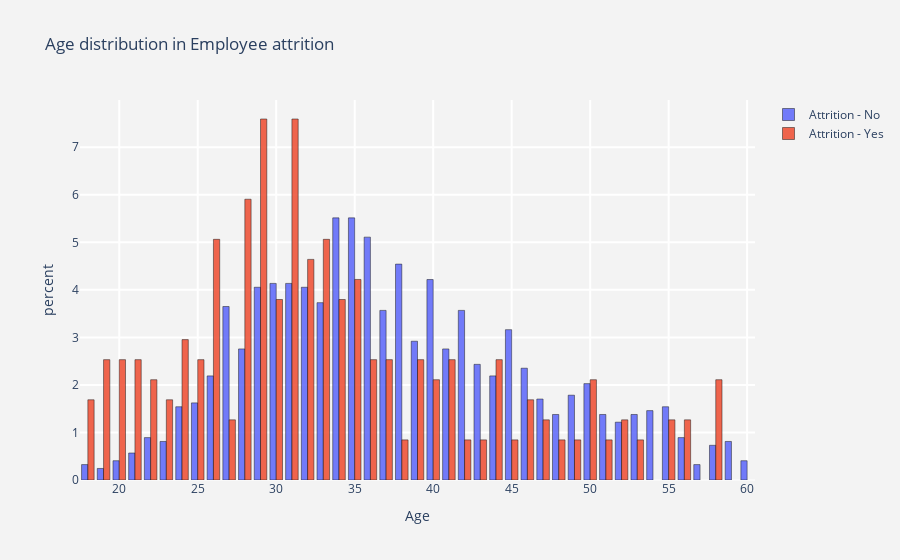
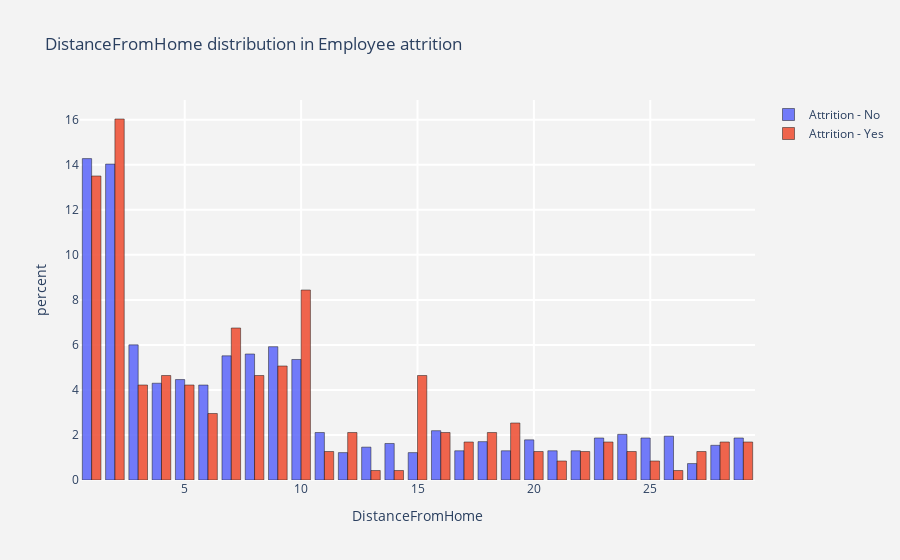
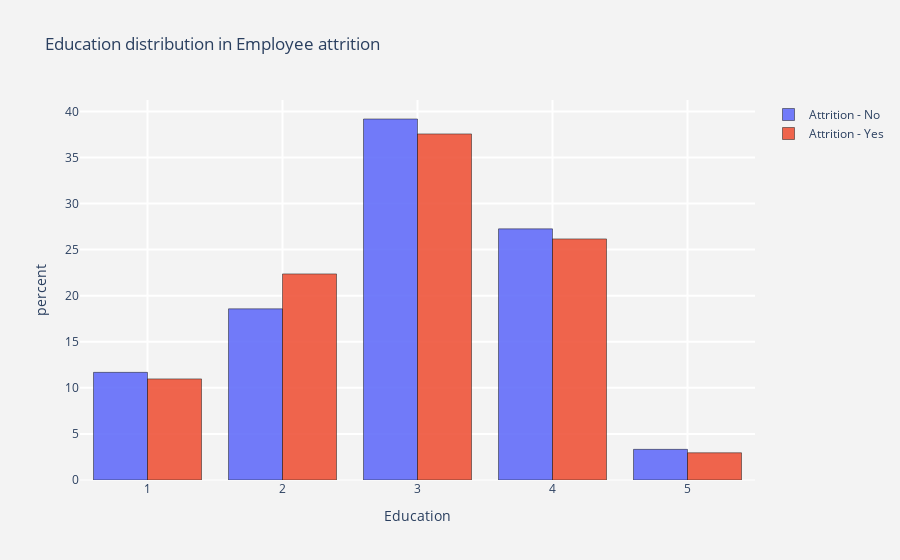
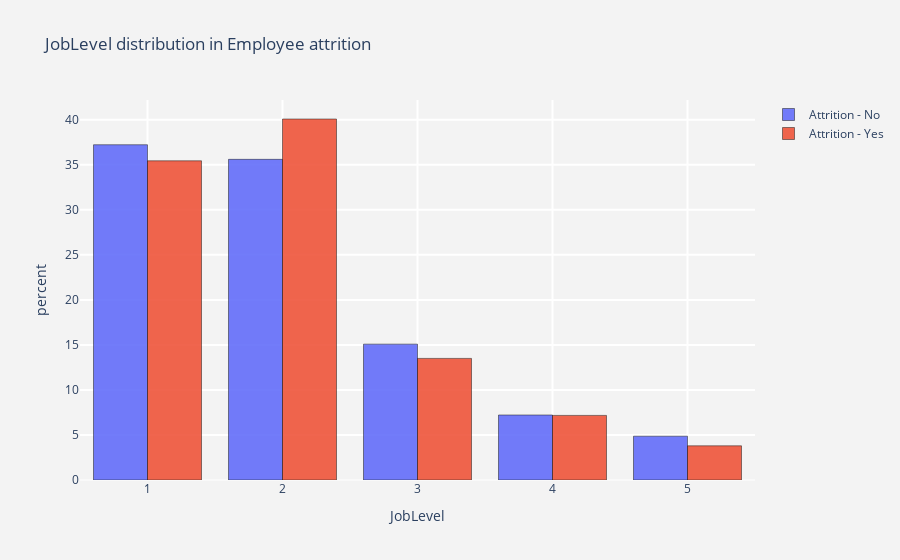

Notebook cell for these charts, in order:
### Markdown cell above
### Visualize Numerical variables

### Code cell
attrition_yes=df[df['Attrition'] == 'Yes']
attrition_no=df[df['Attrition'] != 'Yes']

def histogram(column) : 
    
    trace1 = go.Histogram(x  = attrition_yes[column],
                          histnorm= "percent",
                          name = "Attrition - Yes",
                          marker = dict(line = dict(width = .5,
                                                    color = "black"
                                                    )
                                        ),
                         opacity = .9 
                         ) 
    
    trace2 = go.Histogram(x  = attrition_no[column],
                          histnorm = "percent",
                          name = "Attrition - No",
                          marker = dict(line = dict(width = .5,
                                              color = "black"
                                             )
                                 ),
                          opacity = .9
                         )
    
    data = [trace2, trace1]
    layout = go.Layout(dict(title =column + " distribution in Employee attrition ",
                            plot_bgcolor  = "rgb(243,243,243)",
                            paper_bgcolor = "rgb(243,243,243)",
                            xaxis = dict(gridcolor = 'rgb(255, 255, 255)',
                                             title = column,
                                             zerolinewidth=1,
                                             ticklen=5,
                                             gridwidth=2
                                            ),
                            yaxis = dict(gridcolor = 'rgb(255, 255, 255)',
                                             title = "percent",
                                             zerolinewidth=1,
                                             ticklen=5,
                                             gridwidth=2
                                            ),
                           )
                      )
    fig  = go.Figure(data=data,layout=layout)
    
    py.iplot(fig)


num_cols = ['Age','TotalWorkingYears', 'MonthlyIncome']

### for all Numerical columns plot histogram    
for i in df_num_cols :
    histogram(i)

### Figure 1 — Plotly figure (JSON) as saved in the notebook; plotly's stock layout.template omitted (floating-point values rounded to 4 significant figures; data arrays with more than 128 entries replaced by an {"elided": "..."} marker saying what was removed)
{"data": [{"histnorm": "percent", "marker": {"line": {"color": "black", "width": 0.5}}, "name": "Attrition - No", "opacity": 0.9, "type": "histogram", "x": {"elided": "3699 int values"}}, {"histnorm": "percent", "marker": {"line": {"color": "black", "width": 0.5}}, "name": "Attrition - Yes", "opacity": 0.9, "type": "histogram", "x": {"elided": "711 int values"}}], "layout": {"paper_bgcolor": "rgb(243,243,243)", "plot_bgcolor": "rgb(243,243,243)", "title": {"text": "Age distribution in Employee attrition "}, "xaxis": {"gridcolor": "rgb(255, 255, 255)", "gridwidth": 2, "ticklen": 5, "title": {"text": "Age"}, "zerolinewidth": 1}, "yaxis": {"gridcolor": "rgb(255, 255, 255)", "gridwidth": 2, "ticklen": 5, "title": {"text": "percent"}, "zerolinewidth": 1}}}

### Figure 2 — Plotly figure (JSON) as saved in the notebook; plotly's stock layout.template omitted (floating-point values rounded to 4 significant figures; data arrays with more than 128 entries replaced by an {"elided": "..."} marker saying what was removed)
{"data": [{"histnorm": "percent", "marker": {"line": {"color": "black", "width": 0.5}}, "name": "Attrition - No", "opacity": 0.9, "type": "histogram", "x": {"elided": "3699 int values"}}, {"histnorm": "percent", "marker": {"line": {"color": "black", "width": 0.5}}, "name": "Attrition - Yes", "opacity": 0.9, "type": "histogram", "x": {"elided": "711 int values"}}], "layout": {"paper_bgcolor": "rgb(243,243,243)", "plot_bgcolor": "rgb(243,243,243)", "title": {"text": "DistanceFromHome distribution in Employee attrition "}, "xaxis": {"gridcolor": "rgb(255, 255, 255)", "gridwidth": 2, "ticklen": 5, "title": {"text": "DistanceFromHome"}, "zerolinewidth": 1}, "yaxis": {"gridcolor": "rgb(255, 255, 255)", "gridwidth": 2, "ticklen": 5, "title": {"text": "percent"}, "zerolinewidth": 1}}}

### Figure 3 — Plotly figure (JSON) as saved in the notebook; plotly's stock layout.template omitted (floating-point values rounded to 4 significant figures; data arrays with more than 128 entries replaced by an {"elided": "..."} marker saying what was removed)
{"data": [{"histnorm": "percent", "marker": {"line": {"color": "black", "width": 0.5}}, "name": "Attrition - No", "opacity": 0.9, "type": "histogram", "x": {"elided": "3699 int values"}}, {"histnorm": "percent", "marker": {"line": {"color": "black", "width": 0.5}}, "name": "Attrition - Yes", "opacity": 0.9, "type": "histogram", "x": {"elided": "711 int values"}}], "layout": {"paper_bgcolor": "rgb(243,243,243)", "plot_bgcolor": "rgb(243,243,243)", "title": {"text": "Education distribution in Employee attrition "}, "xaxis": {"gridcolor": "rgb(255, 255, 255)", "gridwidth": 2, "ticklen": 5, "title": {"text": "Education"}, "zerolinewidth": 1}, "yaxis": {"gridcolor": "rgb(255, 255, 255)", "gridwidth": 2, "ticklen": 5, "title": {"text": "percent"}, "zerolinewidth": 1}}}

### Figure 4 — Plotly figure (JSON) as saved in the notebook; plotly's stock layout.template omitted (floating-point values rounded to 4 significant figures; data arrays with more than 128 entries replaced by an {"elided": "..."} marker saying what was removed)
{"data": [{"histnorm": "percent", "marker": {"line": {"color": "black", "width": 0.5}}, "name": "Attrition - No", "opacity": 0.9, "type": "histogram", "x": {"elided": "3699 int values"}}, {"histnorm": "percent", "marker": {"line": {"color": "black", "width": 0.5}}, "name": "Attrition - Yes", "opacity": 0.9, "type": "histogram", "x": {"elided": "711 int values"}}], "layout": {"paper_bgcolor": "rgb(243,243,243)", "plot_bgcolor": "rgb(243,243,243)", "title": {"text": "JobLevel distribution in Employee attrition "}, "xaxis": {"gridcolor": "rgb(255, 255, 255)", "gridwidth": 2, "ticklen": 5, "title": {"text": "JobLevel"}, "zerolinewidth": 1}, "yaxis": {"gridcolor": "rgb(255, 255, 255)", "gridwidth": 2, "ticklen": 5, "title": {"text": "percent"}, "zerolinewidth": 1}}}
